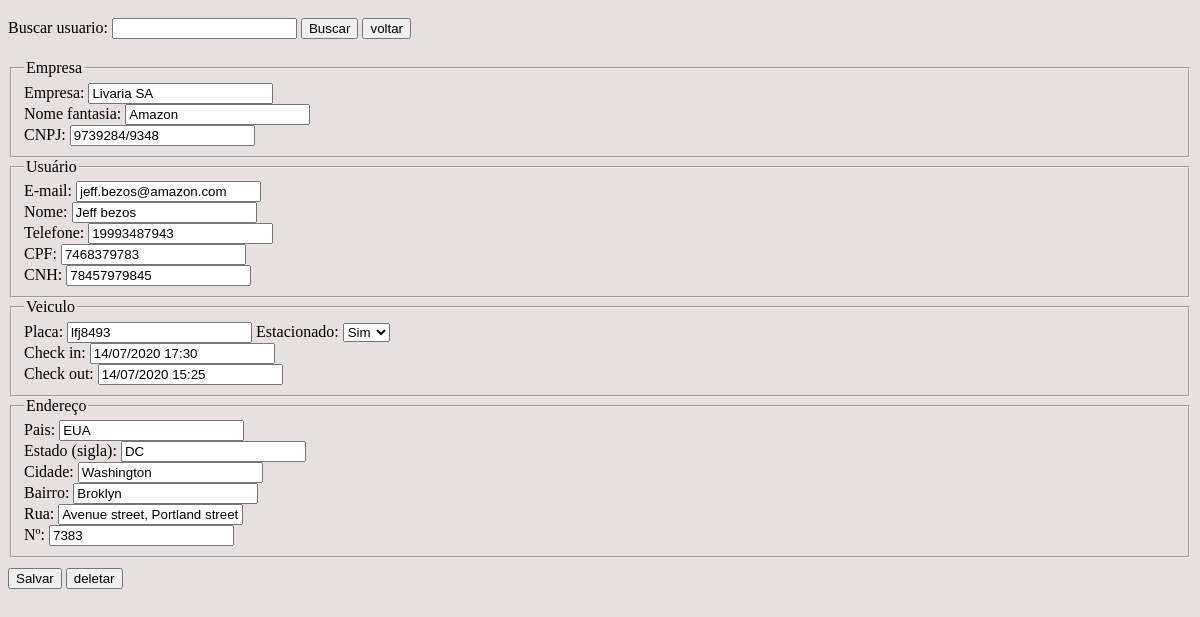
The page /editar.php?pesq=4 (signed in) on the database its author committed.
### tables this page shows
CREATE TABLE `usuario` (
  `id_usuario` int(11) NOT NULL AUTO_INCREMENT,
  `email` varchar(30) NOT NULL,
  `senha` varchar(255) NOT NULL,
  `nome` varchar(30) NOT NULL,
  `CPF` varchar(13) NOT NULL,
  `CNH` varchar(13) NOT NULL,
  `telefone` varchar(15) NOT NULL,
  `tipo_usuario` enum('admin','user') NOT NULL DEFAULT 'user',
  PRIMARY KEY (`id_usuario`),
  UNIQUE KEY `email` (`email`)
);

CREATE TABLE `compania` (
  `id_compania` int(11) NOT NULL AUTO_INCREMENT,
  `nome` varchar(30) NOT NULL,
  `nome_fantasia` varchar(30) NOT NULL,
  `cnpj` varchar(14) NOT NULL,
  `id_usuario` int(11) NOT NULL,
  PRIMARY KEY (`id_compania`),
  KEY `id_usuario` (`id_usuario`)
);

CREATE TABLE `carro` (
  `id` int(11) NOT NULL AUTO_INCREMENT,
  `placa` varchar(7) NOT NULL,
  `estacionado` enum('true','false') NOT NULL,
  `checkin` varchar(18) NOT NULL,
  `checkout` varchar(18) NOT NULL,
  `id_usuario` int(11) NOT NULL,
  PRIMARY KEY (`id`),
  KEY `id_usuario` (`id_usuario`),
  CONSTRAINT `carro_ibfk_1` FOREIGN KEY (`id_usuario`) REFERENCES `usuario` (`id_usuario`)
);

CREATE TABLE `endereco` (
  `id_endereco` int(11) NOT NULL AUTO_INCREMENT,
  `pais` varchar(20) NOT NULL DEFAULT 'Brasil',
  `estado` varchar(3) NOT NULL DEFAULT 'SP',
  `cidade` varchar(30) NOT NULL,
  `bairro` varchar(30) NOT NULL,
  `rua` varchar(30) NOT NULL,
  `numero` varchar(6) NOT NULL,
  `pk_compania` int(11) NOT NULL,
  PRIMARY KEY (`id_endereco`),
  KEY `pk_compania` (`pk_compania`),
  CONSTRAINT `endereco_ibfk_1` FOREIGN KEY (`pk_compania`) REFERENCES `compania` (`id_compania`)
);

### formularioAtl.php (the view, shortened to what this page needs)
<div class="container">
    <form name="cadastro" method="POST" action="<?php echo htmlentities($_SERVER['PHP_SELF'])?>">
        <fieldset>
                <legend>Empresa</legend>
                <label for="nomeEmp">Empresa: </label>
                <input id="nomeEmp" type="text" name="empresa" minlength="3" maxlength="30" value="<?php echo $row['empNome']?>"/><br/>
                <label for="nomeFant">Nome fantasia: </label>
                <input id="nomeFant" type="text" name="nome_fantasia" minlength="3" maxlength="30" value="<?php echo $row['fantasia']?>"/><br/>
                <label for="cnpj">CNPJ: </label>
                <input id="cnpj" type="text" name="cnpj" maxlength="14" value="<?php echo $row['cnpj']?>"/><br/>
        </fieldset>
        <fieldset>
                <legend>Usuário</legend>
                <label for="email">E-mail: </label>
                <input id="email" type="email" name="email" minlength="10" maxlength="50" value="<?php echo $row['email']?>"/><br/>
                <label for="nome">Nome: </label>
                <input id="nome" type="text" name="nome" minlength="3" maxlength="12" value="<?php echo $row['usNome']?>"/><br/>
                <label for="telefone">Telefone: </label>
                <input id="telefone" type="tel" name="telefone" minlength="10" maxlength="14" value="<?php echo $row['telefone']?>"/><br/>
                <label for="cpf">CPF: </label>
                <input id="cpf" type="number" name="cpf" minlength="11" maxlength="12" value="<?php echo $row['cpf']?>"/><br/>
                <label for="cnh">CNH: </label>
                <input id="cnh" type="number" name="cnh" maxlength="14" value="<?php echo $row['cnh']?>"/><br/>
        </fieldset>
        <fieldset>
            <legend>Veiculo</legend>
            <label for="placa">Placa: </label>
            <input id="placa" type="text" name="placa" maxlength="7" value="<?php echo $row['placa']?>"/>
            <label for="estacionado">Estacionado: </label>
            <select name="estacionado" id="estacionado">
                <option value="true" <?php if($row['estacionado'] == 'true') echo 'selected';?>>Sim</option>
            </select><br/>
            <label for="placa">Check in: </label>
            <input id="placa" type="text" name="checkIn" maxlength="18" value="<?php echo $row['checkIn']?>" placeholder="dd/mm/aaaa hh:mm"/><br/>
            <label for="placa">Check out: </label>
            <input id="placa" type="text" name="checkOut" maxlength="18" value="<?php echo $row['checkOut']?>" placeholder="dd/mm/aaaa hh:mm"/><br/>
        </fieldset>
        <fieldset>
                <legend>Endereço</legend>
                <label for="pais">Pais: </label>
                <input id="pais" type="text" name="pais" minlength="3" maxlength="20" value="<?php echo $row['pais']?>"/><br/>
                <label for="estado">Estado (sigla): </label>
                <input id="estado" type="text" name="estado" minlength="1" maxlength="2" value="<?php echo $row['estado']?>"/><br/>
                <label for="cidade">Cidade: </label>
                <input id="cidade" type="text" name="cidade" minlength="3" maxlength="30" value="<?php echo $row['cidade']?>"/><br/>
                <label for="bairo">Bairro: </label>
                <input id="bairo" type="text" name="bairro" minlength="3" maxlength="30" value="<?php echo $row['bairro']?>"/><br/>
                <label for="rua">Rua: </label>
                <input id="rua" type="text" name="rua" minlength="3" maxlength="30" value="<?php echo $row['rua']?>"/><br/>
                <label for="n">Nº: </label>
                <input id="n" type="number" name="numero" minlength="3" maxlength="6" value="<?php echo $row['numero']?>"/><br/>
        </fieldset>
        <input type="submit" id="salvar" name="salvar" value="Salvar" class="form button"/>
        <input type="submit" id="deletar" name="deletar" value="deletar" class="form button"/>
    </form>
</div>

### estilo/estilo.css (style rules this page uses)
Body { background-color: rgb(230, 224, 224); overflow:hidden; }
.button { margin-top: 10px; }

### rows shown on the page
usuario: empresa "Livaria SA", nome_fantasia "Amazon", cnpj "9739284/9348", email "jeff.bezos@amazon.com", nome "Jeff bezos", telefone "19993487943", cpf "7468379783", cnh "78457979845", placa "lfj8493", checkIn "14/07/2020 17:30", checkOut "14/07/2020 15:25", pais "EUA", estado "DC", cidade "Washington", bairro "Broklyn", rua "Avenue street, Portland street", numero "7383"
carro: estacionado "Sim"
